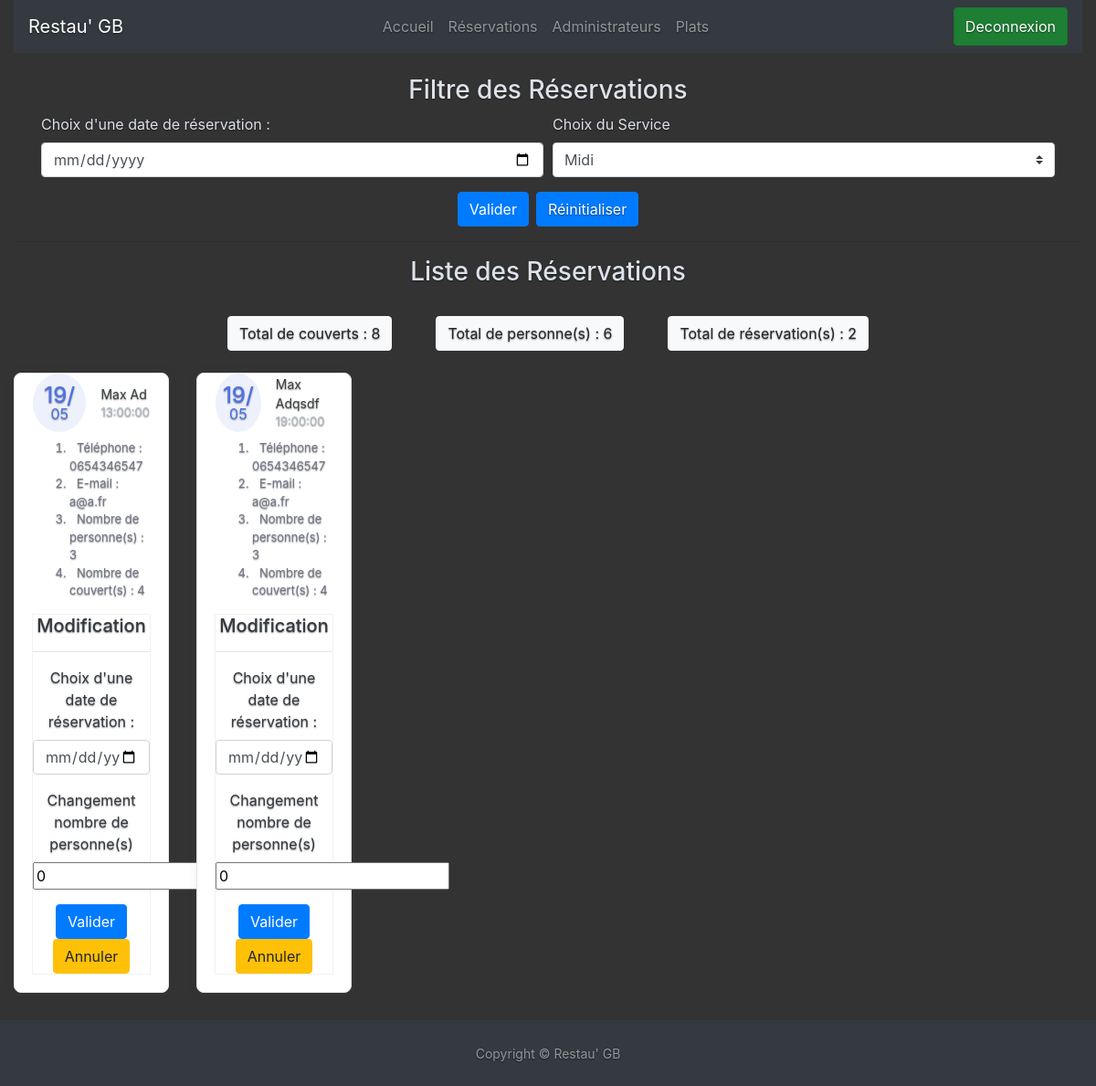
The page /Panel_Gestion/admin_reserv.php (signed in) on the database its author committed.
### tables this page shows
CREATE TABLE `reservations` (
  `id_Reservation` int(10) NOT NULL,
  `prenom` varchar(255) NOT NULL,
  `nom` varchar(255) NOT NULL,
  `telephone` int(11) NOT NULL,
  `mail` varchar(255) NOT NULL,
  `date_Reservation` datetime NOT NULL,
  `nbr_Personnes` int(2) NOT NULL,
  `service` varchar(10) NOT NULL
);

### Panel_Gestion/admin_reserv.php (the view, shortened to what this page needs)
<?php
	include 'functions.php';
    include 'database.php';
?>
<!doctype html>
<html lang="en">
  <head>
    <link rel="stylesheet" href="https://cdn.jsdelivr.net/npm/bootstrap@4.6.1/dist/css/bootstrap.min.css">
    <link rel="stylesheet" href="https://cdn.jsdelivr.net/npm/bootstrap-icons@1.8.1/font/bootstrap-icons.css">
    <link rel="stylesheet" href="CSS/style_reserv.css">
  </head>
  <body class="d-flex flex-column min-vh-100">
      <div class="container-fluid rgba-gradient">
        <nav class="navbar navbar-expand-sm navbar-dark bg-dark flex-nowrap fixed">
            <span class="navbar-brand">Restau' GB</span>
            <div class="navbar-collapse collapse w-100 justify-content-center" id="navbar5">
                <ul class="navbar-nav mx-auto">
                </ul>
            </div>
            <span class="navbar-text active btn btn-success"><a href="deconnexion.php">Deconnexion</a></span>
        </nav>
        <br>
        <h3 class="text-center">Filtre des Réservations</h3>
        <section id="about" class="about">
              <div class="container">
                <div class="row">
                  <div class="col-sm-12 content justify-content-start" data-aos="fade-left">
                    <form action="./admin_reserv.php" enctype="multipart/form-data" method="post">
                      <div class="form-row">
                          <div class="col-md-6 mb-3">
                            <label for="start">Choix d'une date de réservation :</label>
                            <input type="date" id="start" name="trip-start" class="form-control" min="2018-01-01" max="2023-01-01" required>
                          </div>
                          <div class="col-md-6 mb-3">
                            <label for="service_lst">Choix du Service</label>
                            <select class="custom-select" name="service_lst" required>
                              <option value="Midi">Midi</option>
                            </select>
                          </div>
                      </div>
                      <div class="d-flex justify-content-center">
                        <button class="btn btn-primary" type="submit">Valider</button>
                        <a class="btn btn-primary ml-2" href="./admin_reserv.php?action=reset_date">Réinitialiser</a>
                      </div>
                    </form>
                  </div>
                </div>
              </div>
        </section>
        <hr>
        <h3 class="text-center">Liste des Réservations</h3>
        <br>
        <section>
            <div class="container">
                <div class="row justify-content-center">
                  <?php
                      $lenDate = 0;
                      if ($lenDate > 0){
                        $requete;
                        if ($_SESSION["save_date"] == NULL && $lenDate > 0){
                          $_SESSION["save_date"] = $choiceDate;
                        }else if ($_SESSION["save_date"] != NULL && $lenDate > 0) {
                          $_SESSION["save_date"] = $choiceDate;
                        }else if ($_SESSION["save_date"] != NULL && $lenDate == 0){
                          $choiceDate = $_SESSION["save_date"];
                        }
                        if ($choiceService == "Midi/Soir"){
                          $requete = mysqli_query($db,"SELECT * FROM reservations");
                        }else {
                          $requete = mysqli_query($db,"SELECT * FROM reservations WHERE service = '". $choiceService ."'");
                        }
                      }else {
                        $requete = mysqli_query($db,"SELECT * FROM reservations");
                      }
                      if ($lenDate > 0){
                        $dataReserv = CountAllReserv($choiceDate,$choiceService);
                        echo '
                          <br><div class="col-xs-6 btn btn-light mr-5">Date choisi : '.$choiceDate.'</div>
                          <div class="col-xs-6 btn btn-light mr-5">Service : '.$choiceService.'</div>
                        ';
                      }else {
                        $dataReserv = CountAllReserv("","All");
                      }
                        echo '
                        <br><div class="col-xs-4 btn btn-light mr-5">Total de couverts : '.$dataReserv[0].'</div>
                        <div class="col-xs-4 btn btn-light mr-5">Total de personne(s) : '.$dataReserv[1].'</div>
                        <div class="col-xs-4 btn btn-light">Total de réservation(s) : '.$dataReserv[2].'</div>
                        </div>
                        ';
                        echo '</div><br>
                        <div class="row">';
                        while ($ligne = mysqli_fetch_assoc($requete)){
                          if (!isset($date)){
                            if (isset($_SESSION['perm_gest_reserv'])){
                              if ($_SESSION['perm_gest_reserv'] == 1){
                                $nbrCouverts = 0;
                                if ($ligne['nbr_Personnes']%2 != 0){
                                  $nbrCouverts = $nbrCouverts+($ligne['nbr_Personnes']+1);
                                }else {
                                  $nbrCouverts = $nbrCouverts+$ligne['nbr_Personnes'];
                                }
                                echo '<div class="col-lg-2">
                                <div class="card card-margin">
                                    <div class="card-body pt-0">
                                        <div class="widget-49">
                                          <div class="widget-49-title-wrapper">
                                              <div class="widget-49-date-primary">
                                                  <span class="widget-49-date-day">'.date('d', strtotime($ligne['date_Reservation'])).'/</span>
                                                  <span class="widget-49-date-month">'.date('m', strtotime($ligne['date_Reservation'])).'</span>
                                              </div>
                                              <div class="widget-49-meeting-info">
                                                  <span class="widget-49-pro-title">'.$ligne['prenom'].' '.$ligne['nom'].'</span>
                                                  <span class="widget-49-meeting-time">'.date('H:i:s', strtotime($ligne['date_Reservation'])).'</span>
                                              </div>
                                          </div>
                                          <ol class="widget-49-meeting-points">
                                              <li class="widget-49-meeting-item"><span>Téléphone : 0'.$ligne['telephone'].'</span></li>
                                              <li class="widget-49-meeting-item"><span>E-mail : '.$ligne['mail'].'</span></li>
                                              <li class="widget-49-meeting-item"><span>Nombre de personne(s) : '.$ligne['nbr_Personnes'].'</span></li>
                                              <li class="widget-49-meeting-item"><span>Nombre de couvert(s) : '.$nbrCouverts.'</span></li>
                                          </ol>
                                          <div class="widget-49-meeting-action text-center text-dark">
                                            <h5 class="text-center">Modification</h5><hr>
                                            <form action="./admin_reserv.php" enctype="multipart/form-data" method="post">
                                              <div class="form-group">
                                                <label for="start">Choix d\'une date de réservation :</label>
                                                <input type="date" id="start" name="trip-start2" class="form-control"  value="jj/mm/aaaa" min="2018-01-01" max="2023-01-01">
                                              </div>
                                              <div class="form-group">
                                                <label for="nbr_personne">Changement nombre de personne(s)</label>
                                                <input type="number" name="nbr_personne" value="0" >
                                                <input id="id_Reserv" name="id_Reserv" type="hidden" value="'.$ligne['id_Reservation'].'">
                                              </div>
                                              <input type="submit" class="btn btn-primary" value="Valider" name="Valider">
                                              <input type="submit" class="btn btn-warning" value="Annuler" name="Annuler">
                                            </form>
                                          </div>
                                        </div>
                                    </div>
                                </div>
                                </div>';
                              }
                            }
                          }
                        }
                    ?>
                    </div>
           </div>
      <footer id="sticky-footer" class="flex-shrink-0 py-4 bg-dark text-white-50 mt-auto">
        <div class="container text-center">
            <small>Copyright &copy; Restau' GB</small>
        </div>
      </footer>
  </body>
</html>

### Panel_Gestion/CSS/style_reserv.css (style rules this page uses)
html,body { height: 100%; background-color: #333; color: #dde1e9; }
body { display: -ms-flexbox; display: flex; text-shadow: 0 .05rem .1rem rgba(0, 0, 0, .5); }
.card-margin { margin-bottom: 1.875rem; }
.card { border: 0; box-shadow: 0px 0px 10px 0px rgba(82, 63, 105, 0.1); -webkit-box-shadow: 0px 0px 10px 0px rgba(82, 63, 105, 0.1); -moz-box-shadow: 0px 0px 10px 0px rgba(82, 63, 105, 0.1); -ms-box-shadow: 0px 0px 10px 0px rgba(82, 63, 105, 0.1); }
.card { position: relative; display: flex; flex-direction: column; min-width: 0; word-wrap: break-word; background-color: #ffffff; background-clip: border-box; border: 1px solid #e6e4e9; border-radius: 8px; }
.widget-49 .widget-49-title-wrapper { display: flex; align-items: center; }
.widget-49 .widget-49-title-wrapper .widget-49-date-primary { display: flex; align-items: center; justify-content: center; flex-direction: column; background-color: #edf1fc; width: 4rem; height: 4rem; border-radius: 50%; }
.widget-49 .widget-49-title-wrapper .widget-49-date-primary .widget-49-date-day { color: #4e73e5; font-weight: 500; font-size: 1.5rem; line-height: 1; }
.widget-49 .widget-49-title-wrapper .widget-49-date-primary .widget-49-date-month { color: #4e73e5; line-height: 1; font-size: 1rem; text-transform: uppercase; }
.widget-49 .widget-49-title-wrapper .widget-49-meeting-info { display: flex; flex-direction: column; margin-left: 1rem; }
.widget-49 .widget-49-title-wrapper .widget-49-meeting-info .widget-49-pro-title { color: #3c4142; font-size: 14px; }
.widget-49 .widget-49-title-wrapper .widget-49-meeting-info .widget-49-meeting-time { color: #B1BAC5; font-size: 13px; }
.widget-49 .widget-49-meeting-points { font-weight: 400; font-size: 13px; margin-top: .5rem; }
.widget-49 .widget-49-meeting-points .widget-49-meeting-item { display: list-item; color: #727686; }
.widget-49 .widget-49-meeting-points .widget-49-meeting-item span { margin-left: .5rem; }
.widget-49-meeting-action { box-shadow: rgba(0, 0, 0, 0.05) 0px 0px 0px 1px; }
.widget-49 .widget-49-meeting-action { text-align: right; }

### rows shown on the page
reservations: date_Reservation "19", date_Reservation "05", prenom "Max", nom "Ad", date_Reservation "13:00:00", telephone "654346547", mail "a@a.fr", nbr_Personnes "3", nbrCouverts "4"
reservations: date_Reservation "19", date_Reservation "05", prenom "Max", nom "Adqsdf", date_Reservation "19:00:00", telephone "654346547", mail "a@a.fr", nbr_Personnes "3", nbrCouverts "4"

### other values the page prints
$dataReserv[0] "8"
$dataReserv[1] "6"
$dataReserv[2] "2"
